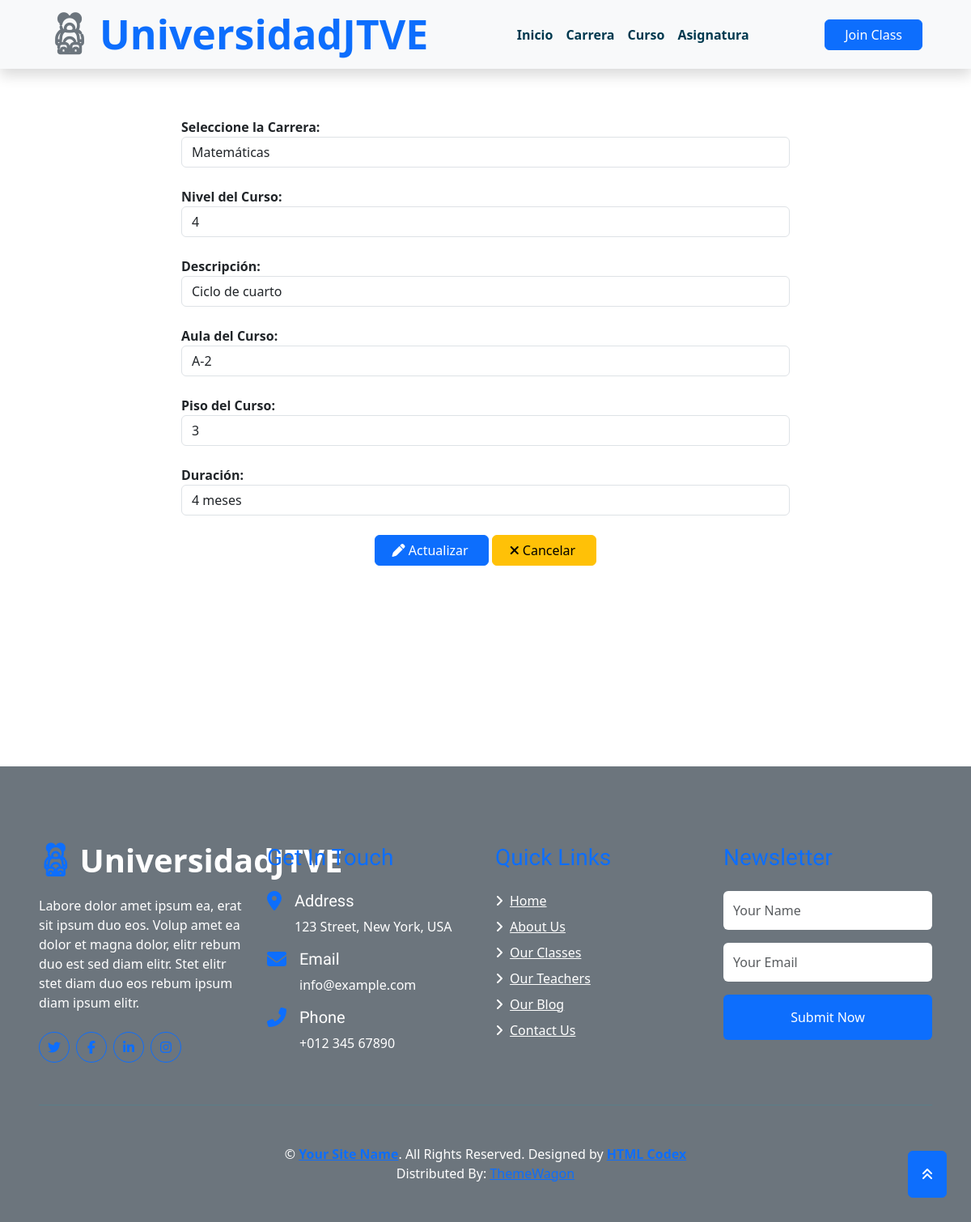
/editarCurso/3, run on the app's committed database.
### Aplicaciones/MatriculasJTVE/models.py (models this page shows)
class cursoJTVE(models.Model):
    idCursoJTVE=models.AutoField(primary_key=True)
    nivelCursoJTVE=models.CharField(max_length=150)
    descripcionCursoJTVE=models.CharField(max_length=150)
    aulaCursoJTVE=models.CharField(max_length=150)
    pisoCursoJTVE = models.CharField(max_length=150)
    duracionCursoJTVE = models.CharField(max_length=150)
    carreraJTVE=models.ForeignKey(carreraJTVE,null=True,blank=True,on_delete=models.CASCADE)

### Aplicaciones/MatriculasJTVE/views.py (the view)
# urls.py: path('editarCurso/<idCursoJTVE>', views.editarCurso),
def editarCurso(request, idCursoJTVE):
    cursoEditar=cursoJTVE.objects.get(idCursoJTVE=idCursoJTVE)
    carreras=carreraJTVE.objects.all()
    return render(request, 'editarCurso.html', {'curso': cursoEditar, 'carreras': carreras})

### Aplicaciones/MatriculasJTVE/templates/editarCurso.html (shortened to what this page needs)
{% extends "./plantilla.html" %}
{% block contenido %}
{% load static %}
<div style="padding: 60px 30px 200px 30px;">
  <div class="row">
    <div class="col-md-2">
    </div>
    <div class="col-md-8">
      <form class="" action="/procesarinformacionCurso/" method="post" enctype="multipart/form-data" id="frm_nuevo_cliente">
        <b>Seleccione la Carrera:</b><br>
       <select class="form-control" name="id_carrera" id="id_carrera" required>
         {%  for carrera in carreras %}
         <option value="{{carrera.idCarreraJTVE}}">{{carrera.nombreCarreraJTVE}}</option>
         {% endfor %}
       </select><br>
        <b>Nivel del Curso:</b><br>
       <input type="text" name="nivelCursoJTVE" value="{{curso.nivelCursoJTVE}}" id="nivelCursoJTVE" placeholder="Ingrese el nombre de la carrera" class="form-control" required><br>
       <b>Descripción:</b><br>
       <input type="text" name="descripcionCursoJTVE" value="{{curso.descripcionCursoJTVE}}" id="descripcionCursoJTVE" placeholder="Ingrese la descripción" class="form-control" required><br>
       <b>Aula del Curso:</b>
        <input type="text" name="aulaCursoJTVE" value="{{curso.aulaCursoJTVE}}" id="aulaCursoJTVE" placeholder="Ingrese el aula del curso" class="form-control" required><br>
       <b>Piso del Curso:</b>
        <input type="text" name="pisoCursoJTVE" value="{{curso.pisoCursoJTVE}}" id="pisoCursoJTVE" placeholder="Ingrese el piso del Curso" class="form-control" required><br>
        <b>Duración:</b><br>
        <input type="text" name="duracionCursoJTVE" value="{{curso.duracionCursoJTVE}}" id="duracionCursoJTVE" placeholder="Ingrese la duración" class="form-control" required><br>
         <center>
           <button type="submit" name="button" class="btn btn-primary">&nbsp;&nbsp;<i class="fa-solid fa-pen"></i>&nbsp;Actualizar&nbsp;&nbsp;&nbsp;</button>
           <button type="reset" name="button" class="btn btn-warning" ><a href="/curso" style="color:black; text-decoration: none;">&nbsp;&nbsp;<i class="fa-solid fa-xmark"></i>&nbsp;Cancelar&nbsp;&nbsp;&nbsp;</a></button>
         </center>
      </form>
    </div>
  </div>
</div>
{% endblock %}

### data on the page
cursoJTVE: nivelCursoJTVE "4", descripcionCursoJTVE "Ciclo de cuarto", aulaCursoJTVE "A-2", pisoCursoJTVE "3", duracionCursoJTVE "4 meses"

### other printed values
form field id_carrera "Matemáticas"
